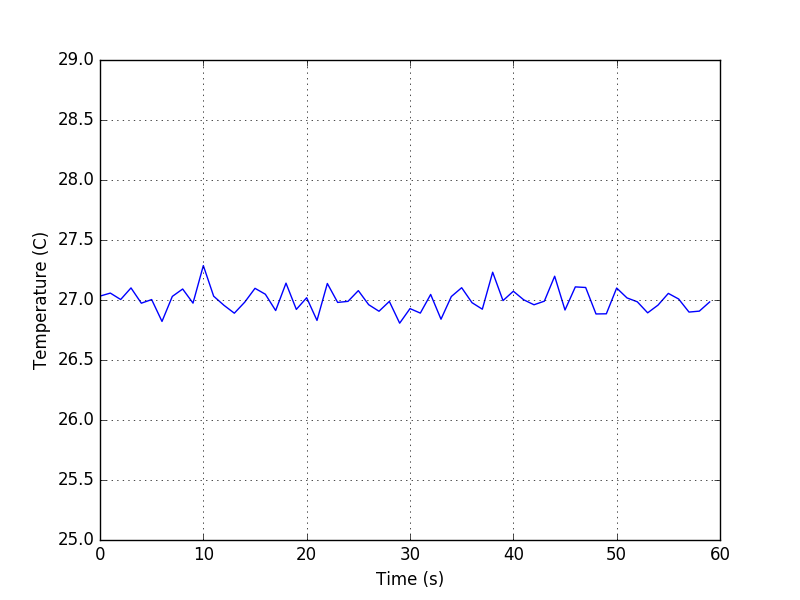

This chart was generated by the following Python code:
import matplotlib.pyplot as plt
import numpy as np
from random import gauss

# generating dummy temperature data over time
sample = 60
x = np.arange(sample)

temp = list()
for i in range(0,sample):
    temp.append(gauss(27,0.1)) # gauss(mean, std)
y = np.array(temp)

# plotting the signal waveform
#plt.title('Waveform of temparature signal')
plt.xlabel('Time (s)')
plt.ylabel('Temperature (C)')
plt.ylim(25, 29)
plt.grid(True)
plt.plot(x, y)
plt.show()
